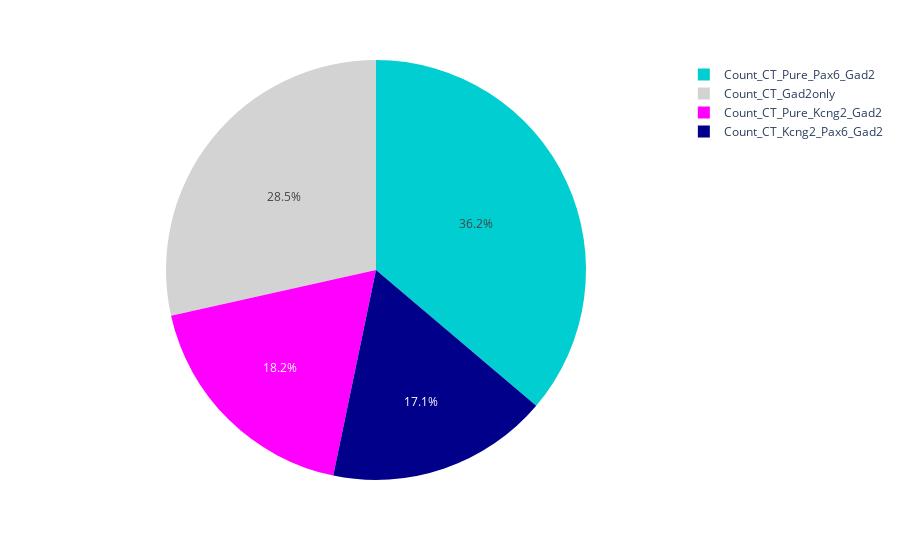

Notebook cell for this chart:
### Code cell
cols2 = ['Count_CT_Pure_Kcng2_Gad2',
          'Count_CT_Pure_Pax6_Gad2',
          'Count_CT_Kcng2_Pax6_Gad2',
          'Count_CT_Gad2only']



trim = cellprofilerDF#[cellprofilerDF['Mouse ID'] == '4-4-2']
#trim = cellprofilerDF

fig = px.pie(trim.sum()[cols2], 
             names = trim.sum()[cols2].index, 
             values = trim.sum()[cols2],
             color_discrete_sequence= ['darkturquoise','lightgrey', 'magenta', 'darkblue'],
            )


config = {
  'toImageButtonOptions': {
    'format': 'png', # one of png, svg, jpeg, webp
    'filename': 'custom_image',
    'height': 500,
    'width': 700,
    'scale':6 # Multiply title/legend/axis/canvas sizes by this factor
  }
}

#fig.write_image(savedir + 'PieChart_4-4-2.svg')
fig.show()

### Figure 1 — Plotly figure (JSON) as saved in the notebook; plotly's stock layout.template omitted (floating-point values rounded to 4 significant figures)
{"data": [{"domain": {"x": [0, 1], "y": [0, 1]}, "hovertemplate": "label=%{label}<br>value=%{value}<extra></extra>", "labels": ["Count_CT_Pure_Kcng2_Gad2", "Count_CT_Pure_Pax6_Gad2", "Count_CT_Kcng2_Pax6_Gad2", "Count_CT_Gad2only"], "legendgroup": "", "name": "", "showlegend": true, "type": "pie", "values": [3972, 7884, 3720, 6210]}], "layout": {"legend": {"tracegroupgap": 0}, "margin": {"t": 60}, "piecolorway": ["darkturquoise", "lightgrey", "magenta", "darkblue"]}}
